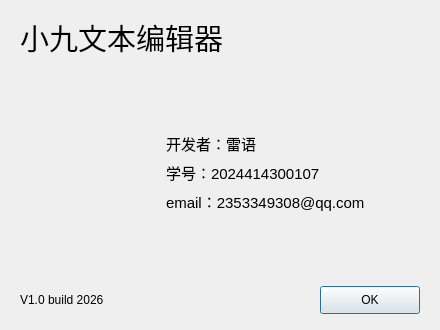
<?xml version="1.0" encoding="UTF-8"?>
<ui version="4.0">
 <class>aboutDialog</class>
 <widget class="QDialog" name="aboutDialog">
  <property name="geometry">
   <rect>
    <x>0</x>
    <y>0</y>
    <width>440</width>
    <height>330</height>
   </rect>
  </property>
  <property name="minimumSize">
   <size>
    <width>440</width>
    <height>330</height>
   </size>
  </property>
  <property name="windowTitle">
   <string>关于 小九文本编辑器</string>
  </property>
  <property name="windowIcon">
   <iconset resource="res_notepad.qrc">
    <normaloff>:/img/logo.png</normaloff>:/img/logo.png</iconset>
  </property>
  <layout class="QVBoxLayout" name="verticalLayout">
   <property name="spacing">
    <number>8</number>
   </property>
   <property name="leftMargin">
    <number>20</number>
   </property>
   <property name="topMargin">
    <number>16</number>
   </property>
   <property name="rightMargin">
    <number>20</number>
   </property>
   <property name="bottomMargin">
    <number>16</number>
   </property>
   <item>
    <widget class="QLabel" name="labelTitle">
     <property name="font">
      <font>
       <family>微软雅黑</family>
       <pointsize>22</pointsize>
      </font>
     </property>
     <property name="text">
      <string>小九文本编辑器</string>
     </property>
    </widget>
   </item>
   <item>
    <layout class="QHBoxLayout" name="horizontalLayout">
     <property name="spacing">
      <number>16</number>
     </property>
     <item>
      <widget class="QLabel" name="labelLogo">
       <property name="minimumSize">
        <size>
         <width>130</width>
         <height>130</height>
        </size>
       </property>
       <property name="maximumSize">
        <size>
         <width>130</width>
         <height>130</height>
        </size>
       </property>
       <property name="scaledContents">
        <bool>true</bool>
       </property>
       <property name="pixmap">
        <pixmap resource="res_notepad.qrc">:/img/logo.png</pixmap>
       </property>
      </widget>
     </item>
     <item>
      <layout class="QVBoxLayout" name="infoLayout">
       <property name="spacing">
        <number>6</number>
       </property>
       <item>
        <spacer name="infoTopSpacer">
         <property name="orientation">
          <enum>Qt::Vertical</enum>
         </property>
         <property name="sizeHint" stdset="0">
          <size>
           <width>20</width>
           <height>20</height>
          </size>
         </property>
        </spacer>
       </item>
       <item>
        <widget class="QLabel" name="labelDeveloper">
         <property name="font">
          <font>
           <pointsize>11</pointsize>
          </font>
         </property>
         <property name="text">
          <string>开发者：雷语</string>
         </property>
        </widget>
       </item>
       <item>
        <widget class="QLabel" name="labelStudentId">
         <property name="font">
          <font>
           <pointsize>11</pointsize>
          </font>
         </property>
         <property name="text">
          <string>学号：2024414300107</string>
         </property>
        </widget>
       </item>
       <item>
        <widget class="QLabel" name="labelEmail">
         <property name="font">
          <font>
           <pointsize>11</pointsize>
          </font>
         </property>
         <property name="text">
          <string>email：2353349308@qq.com</string>
         </property>
        </widget>
       </item>
       <item>
        <spacer name="infoBottomSpacer">
         <property name="orientation">
          <enum>Qt::Vertical</enum>
         </property>
         <property name="sizeHint" stdset="0">
          <size>
           <width>20</width>
           <height>20</height>
          </size>
         </property>
        </spacer>
       </item>
      </layout>
     </item>
    </layout>
   </item>
   <item>
    <layout class="QHBoxLayout" name="bottomLayout">
     <item>
      <widget class="QLabel" name="labelVersion">
       <property name="text">
        <string>V1.0 build 2026</string>
       </property>
      </widget>
     </item>
     <item>
      <spacer name="bottomSpacer">
       <property name="orientation">
        <enum>Qt::Horizontal</enum>
       </property>
       <property name="sizeType">
        <enum>QSizePolicy::Expanding</enum>
       </property>
       <property name="sizeHint" stdset="0">
        <size>
         <width>40</width>
         <height>20</height>
        </size>
       </property>
      </spacer>
     </item>
     <item>
      <widget class="QPushButton" name="btnOk">
       <property name="minimumSize">
        <size>
         <width>100</width>
         <height>28</height>
        </size>
       </property>
       <property name="text">
        <string>OK</string>
       </property>
       <property name="default">
        <bool>true</bool>
       </property>
      </widget>
     </item>
    </layout>
   </item>
  </layout>
 </widget>
 <resources>
  <include location="res_notepad.qrc"/>
 </resources>
 <connections>
  <connection>
   <sender>btnOk</sender>
   <signal>clicked()</signal>
   <receiver>aboutDialog</receiver>
   <slot>accept()</slot>
  </connection>
 </connections>
</ui>
